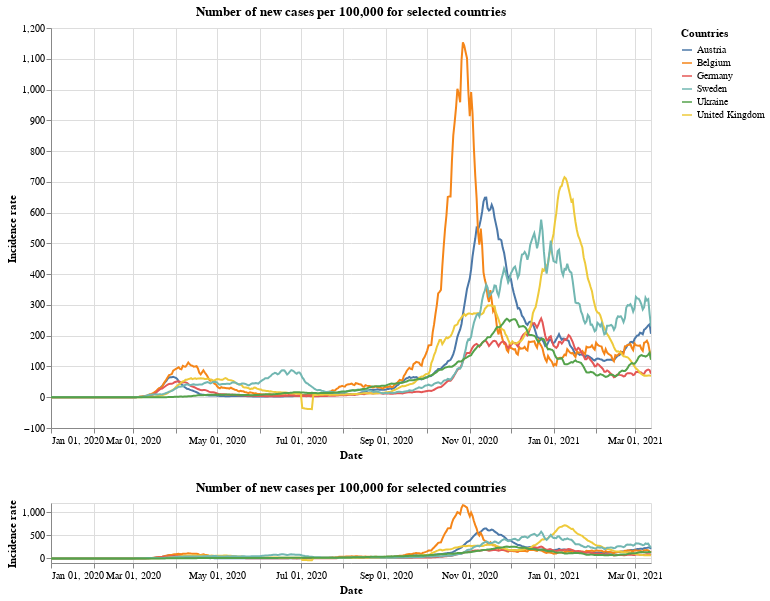

Write notebook code for a chart like this one.
### Markdown cell above
## New cases per 100,000

### Code cell
#collapse
brush = alt.selection(type='interval', encodings=['x'])

base = alt.Chart(x_small).mark_line().transform_window(
    rolling_mean='sum(new_cases_per)',
    frame=[-7, 0],
    groupby=['id']
).encode(
    x=alt.X("yearmonthdate(date):T",
            axis=alt.Axis(title='Date')
           ),
    y=alt.Y("rolling_mean:Q",
            axis=alt.Axis(title='Incidence rate')
           ),
    tooltip='id',
    color=alt.Color('id', legend=alt.Legend(title="Countries")),
    opacity=alt.condition(leg_selection, alt.value(1), alt.value(0.2))
).add_selection(leg_selection).properties(
    width=600,
    height=400,
    title='Number of new cases per 100,000 for selected countries'
)

upper = base.encode(
    alt.X('yearmonthdate(date):T',axis=alt.Axis(title='Date'),
          scale=alt.Scale(domain=brush))
)

lower = base.properties(
    height=60
).add_selection(brush)

upper & lower

### Figure 1 — Vega-Lite specification as saved in the notebook (floating-point values rounded to 4 significant figures; data arrays with more than 128 entries replaced by an {"elided": "..."} marker saying what was removed)
{"config": {"view": {"continuousWidth": 400, "continuousHeight": 300}}, "vconcat": [{"mark": "line", "encoding": {"color": {"type": "nominal", "field": "id", "legend": {"title": "Countries"}}, "opacity": {"condition": {"value": 1, "selection": "selector001"}, "value": 0.2}, "tooltip": {"type": "nominal", "field": "id"}, "x": {"type": "temporal", "axis": {"title": "Date"}, "field": "date", "scale": {"domain": {"selection": "selector004"}}, "timeUnit": "yearmonthdate"}, "y": {"type": "quantitative", "axis": {"title": "Incidence rate"}, "field": "rolling_mean"}}, "height": 400, "selection": {"selector001": {"type": "multi", "fields": ["id"], "bind": "legend"}}, "title": "Number of new cases per 100,000 for selected countries", "transform": [{"window": [{"op": "sum", "field": "new_cases_per", "as": "rolling_mean"}], "frame": [-7, 0], "groupby": ["id"]}], "width": 600}, {"mark": "line", "encoding": {"color": {"type": "nominal", "field": "id", "legend": {"title": "Countries"}}, "opacity": {"condition": {"value": 1, "selection": "selector001"}, "value": 0.2}, "tooltip": {"type": "nominal", "field": "id"}, "x": {"type": "temporal", "axis": {"title": "Date"}, "field": "date", "timeUnit": "yearmonthdate"}, "y": {"type": "quantitative", "axis": {"title": "Incidence rate"}, "field": "rolling_mean"}}, "height": 60, "selection": {"selector001": {"type": "multi", "fields": ["id"], "bind": "legend"}, "selector004": {"type": "interval", "encodings": ["x"]}}, "title": "Number of new cases per 100,000 for selected countries", "transform": [{"window": [{"op": "sum", "field": "new_cases_per", "as": "rolling_mean"}], "frame": [-7, 0], "groupby": ["id"]}], "width": 600}], "data": {"name": "data-298061ca90af53fe41495251ebf90cb3"}, "$schema": "https://vega.github.io/schema/vega-lite/v4.8.1.json", "datasets": {"data-298061ca90af53fe41495251ebf90cb3": {"elided": "2628 records"}}}
